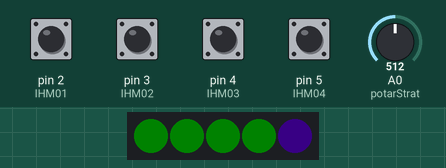
The sketch below on a simulated Arduino Uno, built with avr-gcc and run on an emulated ATmega328P. Shown: 5 RGB LEDs in strip order, left to right. Inputs (shaded band) come from the test bench; at power-on: pin 2 (IHM01), pin 3 (IHM02), pin 4 (IHM03), pin 5 (IHM04) HIGH, A0 (potarStrat) = 512. Dim RGB values are drawn brighter than linear.

Above: at 3.2 s.
3.3 s: A0 (potarStrat) set to 306
At 3.6 s:
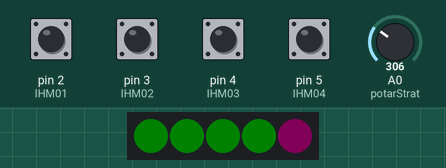
4.8 s: pin 2 (IHM01) pulled LOW for 0.15 s
At 4.87 s:
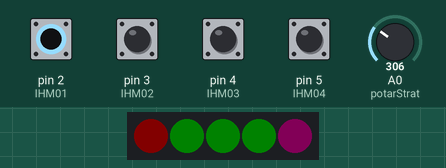
6.4 s: A0 (potarStrat) set to 122
At 7.2 s:
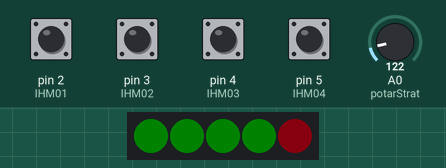
7.9 s: pin 3 (IHM02) pulled LOW for 0.15 s
At 7.97 s:
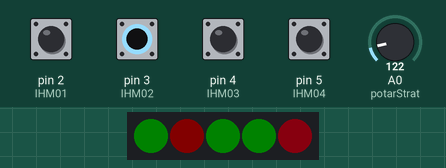
9.5 s: pin 4 (IHM03) pulled LOW for 0.15 s
At 9.57 s:
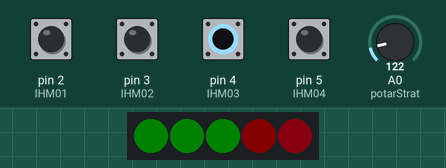
11.1 s: pin 5 (IHM04) pulled LOW for 0.15 s
At 11.17 s:
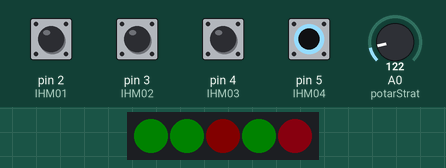
Timing chart, 0 to 13.7 s (numbered marks = the images above; inputs shaded):
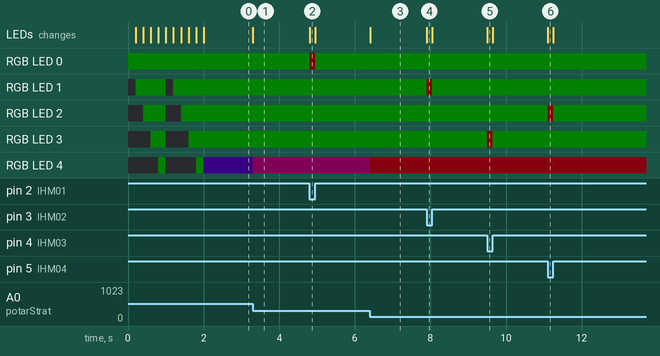

The sketch:

Ihm-2024-test-code.ino
```cpp
#include <Adafruit_NeoPixel.h>

#define PIN       6
#define NUMPIXELS 5
#define DELAYVAL 200

const int potarStrat = A0;
const int IHM01 = 2, IHM02 = 3, IHM03 = 4, IHM04 = 5;

int valueStrat = 0;

Adafruit_NeoPixel pixels(NUMPIXELS, PIN, NEO_GRB + NEO_KHZ800);

void setup() {

  pinMode(IHM01,INPUT_PULLUP);
  pinMode(IHM02,INPUT_PULLUP);
  pinMode(IHM03,INPUT_PULLUP);
  pinMode(IHM04,INPUT_PULLUP);

  pixels.begin();
  pixels.clear();
  pixels.setBrightness(10);

  for(int j=0; j<2; j++)
  {
    for(int i=0; i<NUMPIXELS; i++)
    {
      pixels.setPixelColor(i, pixels.Color(0, 150, 0));
      pixels.show();
      delay(DELAYVAL);
    }
    pixels.clear();
  }

  pixels.clear();

}

void loop() {

  if(digitalRead(IHM01)) pixels.setPixelColor(0, pixels.Color(0, 150, 0));
  else pixels.setPixelColor(0, pixels.Color(150, 0, 0));
  if(digitalRead(IHM02)) pixels.setPixelColor(1, pixels.Color(0, 150, 0));
  else pixels.setPixelColor(1, pixels.Color(150, 0, 0));
  if(digitalRead(IHM03)) pixels.setPixelColor(3, pixels.Color(0, 150, 0));
  else pixels.setPixelColor(3, pixels.Color(150, 0, 0));
  if(digitalRead(IHM04)) pixels.setPixelColor(2, pixels.Color(0, 150, 0));
  else pixels.setPixelColor(2, pixels.Color(150, 0, 0));

  valueStrat = analogRead(potarStrat)/3;
  pixels.setPixelColor(4, pixels.Color(255-valueStrat, 0, valueStrat));

  pixels.show();
}
```

Measured:
- after the input at 3.3 s, RGB LED 4: RGB(3, 0, 7) → RGB(6, 0, 4) at once; the LEDs: change at once (image 1)
- after the input at 4.8 s, RGB LED 0: RGB(0, 6, 0) → RGB(6, 0, 0) at once, → RGB(0, 6, 0) 0.15 s later; the LEDs: change at once (image 2)
- after the input at 6.4 s, RGB LED 4: RGB(6, 0, 4) → RGB(9, 0, 1) at once; the LEDs: change at once (image 3)
- after the input at 7.9 s, RGB LED 1: RGB(0, 6, 0) → RGB(6, 0, 0) at once, → RGB(0, 6, 0) 0.15 s later; the LEDs: change at once (image 4)
- after the input at 9.5 s, RGB LED 3: RGB(0, 6, 0) → RGB(6, 0, 0) at once, → RGB(0, 6, 0) 0.15 s later; the LEDs: change at once (image 5)
- after the input at 11.1 s, RGB LED 2: RGB(0, 6, 0) → RGB(6, 0, 0) at once, → RGB(0, 6, 0) 0.15 s later; the LEDs: change at once (image 6)
